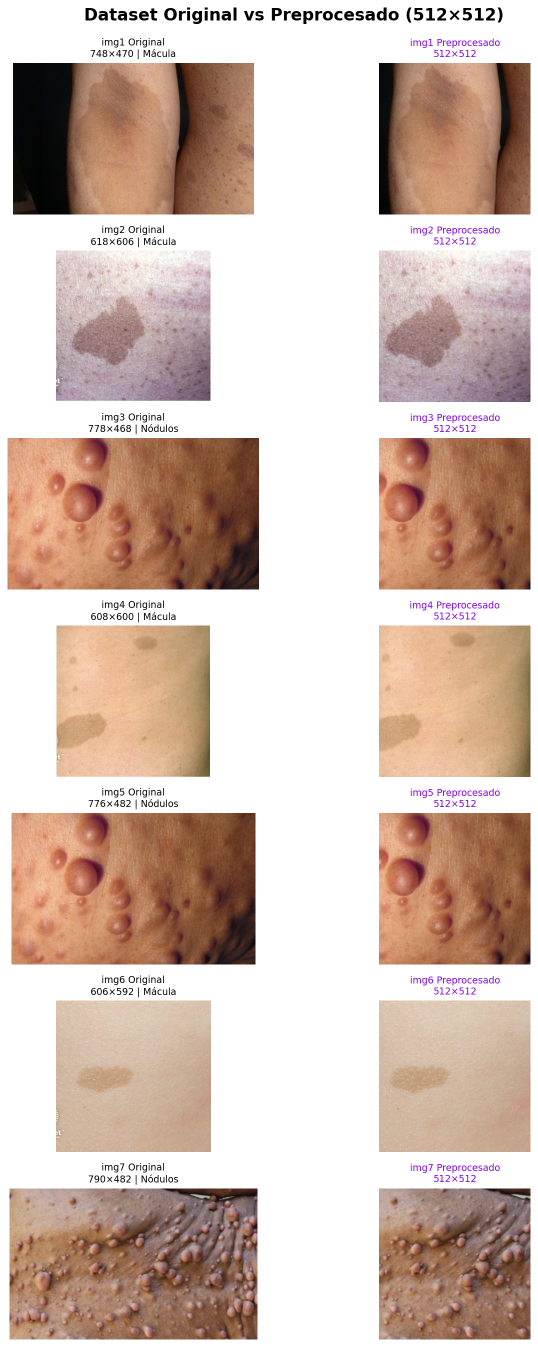
#> input picture 01-filtros-paso-bajo/comparativo_original_vs_preprocesado.png, 1075 x 2694 px (shown at 1/2 size)
$ python -i baseline.py   (imports and definitions only)
#> lines starting #> are read from the running program, lines starting #| are printed output that depends on the picture
"""Baseline clásico (PDI): descriptores LBP multiescala + SVM con kernel RBF.

Sirve como referencia para comparar contra la CNN con transfer learning.
"""

import json
from pathlib import Path

import joblib
import numpy as np
from PIL import Image
from skimage.feature import local_binary_pattern
from sklearn.model_selection import GridSearchCV
from sklearn.pipeline import make_pipeline
from sklearn.preprocessing import StandardScaler
from sklearn.svm import SVC

from metrics import evaluate_and_save

IMG_SIZE = 200
# (P vecinos, R radio). Varias escalas capturan textura fina y gruesa.
LBP_CONFIG = [(8, 1), (16, 2), (24, 3)]


def lbp_features(path, img_size=IMG_SIZE):
#> called with img_size = 200
    img = np.asarray(
        Image.open(path).convert("L").resize((img_size, img_size)), dtype=np.uint8
    )
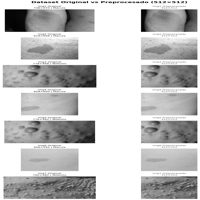
#> img: shape (200, 200); min 0, max 255, mean 193.6
    feats = []
    for n_points, radius in LBP_CONFIG:
        codes = local_binary_pattern(img, n_points, radius, method="uniform")
        n_bins = n_points + 2  # patrones uniformes + una clase para el resto
        hist, _ = np.histogram(codes, bins=n_bins, range=(0, n_bins), density=True)
        feats.append(hist)
#> this loop made 3 passes
#> pass 1, in lbp_features, `codes = local_binary_pattern(img, n_points, radius, method="uniform")`:
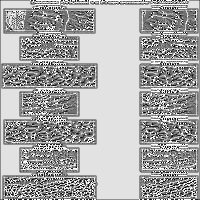
#> codes: shape (200, 200) float64; min 0, max 9, mean 5.9; drawn with min black and max white
#> pass 2, in lbp_features, `codes = local_binary_pattern(img, n_points, radius, method="uniform")`:
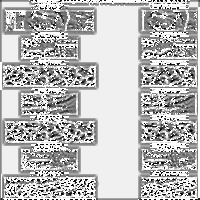
#> codes: shape (200, 200) float64; min 0, max 17, mean 12.42; drawn with min black and max white
#> pass 3, in lbp_features, `codes = local_binary_pattern(img, n_points, radius, method="uniform")`:
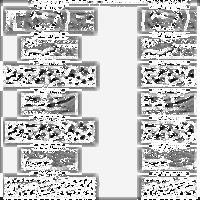
#> codes: shape (200, 200) float64; min 0, max 25, mean 19.5; drawn with min black and max white
#> after the loop, feats = 3 items
    return np.concatenate(feats)


def extract(samples):
    X = np.stack([lbp_features(p) for p, _ in samples])
    y = np.array([l for _, l in samples])
    return X, y


def run_baseline(train_samples, test_samples, classes, out_dir, seed=42):
    X_train, y_train = extract(train_samples)
    X_test, y_test = extract(test_samples)

    pipeline = make_pipeline(StandardScaler(), SVC(kernel="rbf", random_state=seed))
    search = GridSearchCV(
        pipeline,
        param_grid={"svc__C": [0.1, 1, 10, 100], "svc__gamma": ["scale", 0.01, 0.1]},
        cv=5,
        n_jobs=-1,
        scoring="f1_macro",
    )
    search.fit(X_train, y_train)

    y_pred = search.predict(X_test)
    metrics = evaluate_and_save(
        y_test, y_pred, classes, out_dir, name="baseline_lbp_svm",
        paths=[path for path, _ in test_samples],
    )
    metrics["best_params"] = search.best_params_
    out = Path(out_dir)
    joblib.dump(search.best_estimator_, out / "best_svm_baseline.joblib")
    (out / "metrics_baseline_lbp_svm.json").write_text(
        json.dumps(metrics, indent=2, ensure_ascii=False), encoding="utf-8"
    )
    return metrics

>>> result = lbp_features('../../01-filtros-paso-bajo/comparativo_original_vs_preprocesado.png')
#> result = 54 values, max 0.355 at index 8, min 0.00645 at index 31, mean 0.0556
